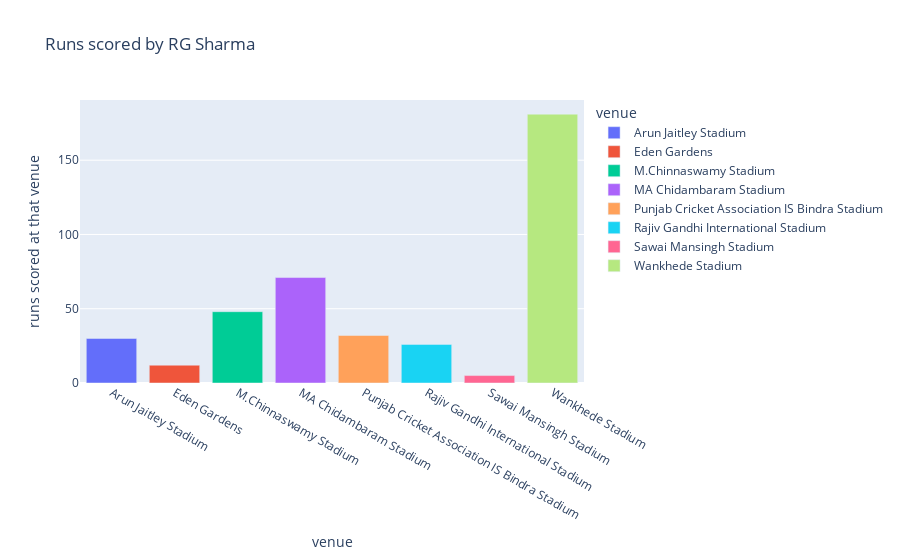

The notebook cell saved with this chart:
### Code cell
import plotly.express as px

# Filter the dataframe to only include Yuvraj Singh's data at all venues
yuvi_df = final_df[(final_df['player'] == 'RG Sharma')]

yuvi_df = yuvi_df.reset_index()

#print(batting_avg_df)
#print(yuvi_df)


yuvi_df= yuvi_df.rename(columns={0: 'battingaverage'})

#print(yuvi_df)


# Create a bar chart of runs scored at each venue
fig = px.bar(yuvi_df, x='venue', y='runs scored at that venue', color='venue', title='Runs scored by RG Sharma')
fig.show()

### Figure 1 — Plotly figure (JSON) as saved in the notebook; plotly's stock layout.template omitted (floating-point values rounded to 4 significant figures)
{"data": [{"alignmentgroup": "True", "hovertemplate": "venue=%{x}<br>runs scored at that venue=%{y}<extra></extra>", "legendgroup": "Arun Jaitley Stadium", "marker": {"color": "#636efa", "pattern": {"shape": ""}}, "name": "Arun Jaitley Stadium", "offsetgroup": "Arun Jaitley Stadium", "orientation": "v", "showlegend": true, "textposition": "auto", "type": "bar", "x": ["Arun Jaitley Stadium"], "xaxis": "x", "y": [30], "yaxis": "y"}, {"alignmentgroup": "True", "hovertemplate": "venue=%{x}<br>runs scored at that venue=%{y}<extra></extra>", "legendgroup": "Eden Gardens", "marker": {"color": "#EF553B", "pattern": {"shape": ""}}, "name": "Eden Gardens", "offsetgroup": "Eden Gardens", "orientation": "v", "showlegend": true, "textposition": "auto", "type": "bar", "x": ["Eden Gardens"], "xaxis": "x", "y": [12], "yaxis": "y"}, {"alignmentgroup": "True", "hovertemplate": "venue=%{x}<br>runs scored at that venue=%{y}<extra></extra>", "legendgroup": "M.Chinnaswamy Stadium", "marker": {"color": "#00cc96", "pattern": {"shape": ""}}, "name": "M.Chinnaswamy Stadium", "offsetgroup": "M.Chinnaswamy Stadium", "orientation": "v", "showlegend": true, "textposition": "auto", "type": "bar", "x": ["M.Chinnaswamy Stadium"], "xaxis": "x", "y": [48], "yaxis": "y"}, {"alignmentgroup": "True", "hovertemplate": "venue=%{x}<br>runs scored at that venue=%{y}<extra></extra>", "legendgroup": "MA Chidambaram Stadium", "marker": {"color": "#ab63fa", "pattern": {"shape": ""}}, "name": "MA Chidambaram Stadium", "offsetgroup": "MA Chidambaram Stadium", "orientation": "v", "showlegend": true, "textposition": "auto", "type": "bar", "x": ["MA Chidambaram Stadium"], "xaxis": "x", "y": [71], "yaxis": "y"}, {"alignmentgroup": "True", "hovertemplate": "venue=%{x}<br>runs scored at that venue=%{y}<extra></extra>", "legendgroup": "Punjab Cricket Association IS Bindra Stadium", "marker": {"color": "#FFA15A", "pattern": {"shape": ""}}, "name": "Punjab Cricket Association IS Bindra Stadium", "offsetgroup": "Punjab Cricket Association IS Bindra Stadium", "orientation": "v", "showlegend": true, "textposition": "auto", "type": "bar", "x": ["Punjab Cricket Association IS Bindra Stadium"], "xaxis": "x", "y": [32], "yaxis": "y"}, {"alignmentgroup": "True", "hovertemplate": "venue=%{x}<br>runs scored at that venue=%{y}<extra></extra>", "legendgroup": "Rajiv Gandhi International Stadium", "marker": {"color": "#19d3f3", "pattern": {"shape": ""}}, "name": "Rajiv Gandhi International Stadium", "offsetgroup": "Rajiv Gandhi International Stadium", "orientation": "v", "showlegend": true, "textposition": "auto", "type": "bar", "x": ["Rajiv Gandhi International Stadium"], "xaxis": "x", "y": [26], "yaxis": "y"}, {"alignmentgroup": "True", "hovertemplate": "venue=%{x}<br>runs scored at that venue=%{y}<extra></extra>", "legendgroup": "Sawai Mansingh Stadium", "marker": {"color": "#FF6692", "pattern": {"shape": ""}}, "name": "Sawai Mansingh Stadium", "offsetgroup": "Sawai Mansingh Stadium", "orientation": "v", "showlegend": true, "textposition": "auto", "type": "bar", "x": ["Sawai Mansingh Stadium"], "xaxis": "x", "y": [5], "yaxis": "y"}, {"alignmentgroup": "True", "hovertemplate": "venue=%{x}<br>runs scored at that venue=%{y}<extra></extra>", "legendgroup": "Wankhede Stadium", "marker": {"color": "#B6E880", "pattern": {"shape": ""}}, "name": "Wankhede Stadium", "offsetgroup": "Wankhede Stadium", "orientation": "v", "showlegend": true, "textposition": "auto", "type": "bar", "x": ["Wankhede Stadium"], "xaxis": "x", "y": [181], "yaxis": "y"}], "layout": {"barmode": "relative", "legend": {"title": {"text": "venue"}, "tracegroupgap": 0}, "title": {"text": "Runs scored by RG Sharma"}, "xaxis": {"anchor": "y", "categoryarray": ["Arun Jaitley Stadium", "Eden Gardens", "M.Chinnaswamy Stadium", "MA Chidambaram Stadium", "Punjab Cricket Association IS Bindra Stadium", "Rajiv Gandhi International Stadium", "Sawai Mansingh Stadium", "Wankhede Stadium"], "categoryorder": "array", "domain": [0, 1], "title": {"text": "venue"}}, "yaxis": {"anchor": "x", "domain": [0, 1], "title": {"text": "runs scored at that venue"}}}}
